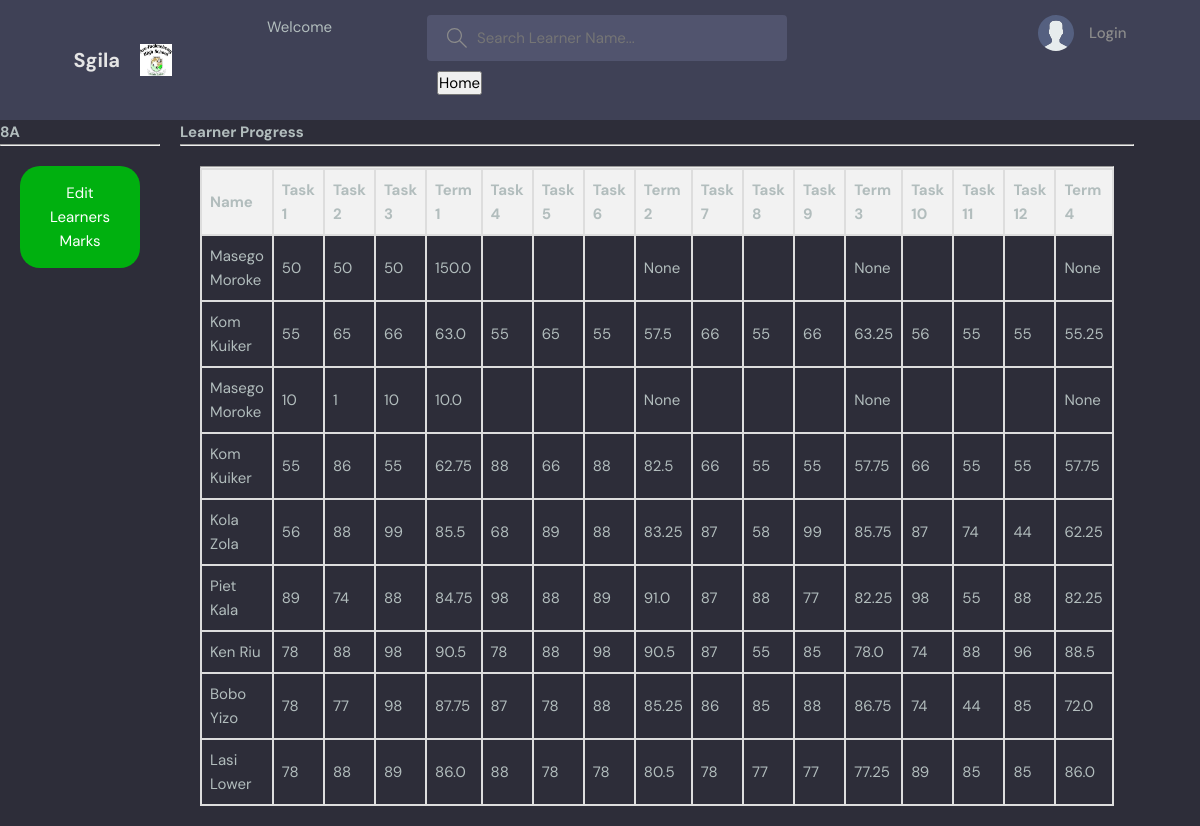
Page /classroom-name/23/ on the committed database.
### base/models.py (models this page shows, shortened)
class Classroom(models.Model):
    name = models.CharField(max_length=100, null=True)
    grade = models.ForeignKey('Grade', on_delete=models.CASCADE, null=True)
    teacher = models.ForeignKey(User, on_delete=models.CASCADE, null=True)
    subjects = models.ManyToManyField(Subject)

class Marks(models.Model):
    name = models.CharField(max_length=50, default='Unknown')  # Example default value
    task1 = models.CharField(max_length=50, null=True, default='')
    task2 = models.CharField(max_length=50, null=True, default='')
    task3 = models.CharField(max_length=50, null=True, default='')
    term = models.FloatField(null=True, default=None)
    task4 = models.CharField(max_length=50, null=True, default='')
    task5 = models.CharField(max_length=50, null=True, default='')
    task6 = models.CharField(max_length=50, null=True, default='')
    term2 = models.FloatField(null=True, default=None)
    task7 = models.CharField(max_length=50, null=True, default='')
    task8 = models.CharField(max_length=50, null=True, default='')
    task9 = models.CharField(max_length=50, null=True, default='')
    term3 = models.FloatField(null=True, default=None)
    task10 = models.CharField(max_length=50, null=True, default='')
    task11 = models.CharField(max_length=50, null=True, default='')
    task12 = models.CharField(max_length=50, null=True, default='')
    term4 = models.FloatField(null=True, default=None)
    learner = models.ForeignKey(Learner, on_delete=models.CASCADE, related_name='marks', null=True)
    subject = models.ForeignKey(Subject, on_delete=models.SET_NULL, null=True)

class Learner(models.Model):
    GENDER_CHOICES = (
        ('M', 'Male'),
        ('F', 'Female'),
    )
    name = models.CharField(max_length=100)
    surname = models.CharField(max_length=100)
    gender = models.CharField(max_length=1, choices=GENDER_CHOICES, null=True)
    gradeName = models.ForeignKey('Grade', on_delete=models.SET_NULL, null=True)
    classroomName = models.ForeignKey('Classroom', on_delete=models.SET_NULL, null=True)
    subjects = models.ManyToManyField('Subject')  # Many-to-many relationship with Subject
    parent = models.ForeignKey(User,on_delete=models.SET_NULL, null=True)

### base/views.py (the view)
# urls.py: path('classroom-name/<str:pk>/', views.classroom, name="classroom-name"),
def classroom(request, pk):
    classroom = get_object_or_404(Classroom, id=pk)
    subjects = Subject.objects.filter(gradeName=classroom.grade)
    learners = Learner.objects.filter(classroomName=classroom)
    marks = Marks.objects.filter(learner__in=learners, subject__in=subjects)
    context = {'subjects': subjects, 'learners': learners, 'classroom': classroom,'marks':marks}
    return render(request, 'base/classroom.html', context)

### base/templates/base/classroom.html (shortened to what this page needs)
{% extends 'main.html' %}
{% block content %}
<div class="home-container">
    <div class="grades-column">
        <h1>{{classroom.name}}</h1>
        <hr>
        <div style="padding: 20px;">
            <a href="{% url 'update-marks' pk=subjects.0.id %}" class="button">Edit Learners Marks</a>
        </div>
    </div>
    <div class="other-content-column">
        <h1>Learner Progress</h1>
        <hr>
        <div style="padding: 20px">
            <hr>
            <table>
                <thead>
                    <tr>
                        <th>Name</th>
                        <th>Task 1</th>
                        <th>Task 2</th>
                        <th>Task 3</th>
                        <th>Term 1</th>
                        <th>Task 4</th>
                        <th>Task 5</th>
                        <th>Task 6</th>
                        <th>Term 2</th>
                        <th>Task 7</th>
                        <th>Task 8</th>
                        <th>Task 9</th>
                        <th>Term 3</th>
                        <th>Task 10</th>
                        <th>Task 11</th>
                        <th>Task 12</th>
                        <th>Term 4</th>
                    </tr>
                </thead>
                <tbody>
                    {% for mark in marks %}
                    <tr>
                        <td>{{ mark.learner.name }} {{ mark.learner.surname }}</td>
                        <td>{{ mark.task1 }}</td>
                        <td>{{ mark.task2 }}</td>
                        <td>{{ mark.task3 }}</td>
                        <td>{{ mark.term }}</td>
                        <td>{{ mark.task4 }}</td>
                        <td>{{ mark.task5 }}</td>
                        <td>{{ mark.task6 }}</td>
                        <td>{{ mark.term2 }}</td>
                        <td>{{ mark.task7 }}</td>
                        <td>{{ mark.task8 }}</td>
                        <td>{{ mark.task9 }}</td>
                        <td>{{ mark.term3 }}</td>
                        <td>{{ mark.task10 }}</td>
                        <td>{{ mark.task11 }}</td>
                        <td>{{ mark.task12 }}</td>
                        <td>{{ mark.term4 }}</td>
                    </tr>
                    {% endfor %}
                </tbody>
            </table>
        </div>
    </div>
    <div class="third-column">
    </div>
</div>
{% endblock %}

### static/styles/style.css (style rules this page uses)
:root { --color-main: #71c6dd; --color-main-light: #e1f6fb; --color-dark: #3f4156; --color-dark-medium: #51546e; --color-dark-light: #696d97; --color-light: #e5e5e5; --color-gray: #8b8b8b; --color-light-gray: #b2bdbd; --color-bg: #2d2d39; --color-success: #5dd693; --color-error: #fc4b0b; }
* { font-family: "DM Sans", -apple-system, BlinkMacSystemFont, "Segoe UI", Roboto, Oxygen, Ubuntu, Cantarell, "Open Sans", "Helvetica Neue", sans-serif; margin: 0; padding: 0; box-sizing: border-box; text-rendering: optimizeLegibility; font-size: inherit; }
html { font-size: 56.25%; }
@media only screen and (min-width: 1200px) { html { font-size: 62.5%; } }
body { line-height: 1.6; font-weight: 400; font-size: 1.5rem; color: var(--color-light-gray); background-color: var(--color-bg); min-height: 100vh; }
a { display: inline-block; color: var(--color-main); text-decoration: none; }

### base/templates/base/classroom.html (style rules this page uses)
.home-container { width: 100%; display: grid; grid-template-columns: 1fr 3fr 1fr; grid-column-gap: 20px; }
.grades-column { grid-column: 1; }
.other-content-column { grid-column: 2; }
.third-column { grid-column: 3; }
table { width: 100%; border-collapse: collapse; }
.button { display: block; padding: 15px 30px; background-color: #00b00f; color: #ffffff; text-decoration: none; border-radius: 20px; transition: background-color 0.3s ease; text-align: center; }
th, td { border: 2px solid #ddd; padding: 8px; text-align: left; }
th { background-color: #f2f2f2; }

### rows in the picture
Classroom: name "8A"
Marks: learner.name "Masego", learner.surname "Moroke", task1 "50", task2 "50", task3 "50", term "150.0", term2 "None", term3 "None", term4 "None"
Marks: learner.name "Kom", learner.surname "Kuiker", task1 "55", task2 "65", task3 "66", term "63.0", task4 "55", task5 "65", task6 "55", term2 "57.5", task7 "66", task8 "55", task9 "66", term3 "63.25", task10 "56", task11 "55", task12 "55", term4 "55.25"
Marks: learner.name "Masego", learner.surname "Moroke", task1 "10", task2 "1", task3 "10", term "10.0", term2 "None", term3 "None", term4 "None"
Marks: learner.name "Kom", learner.surname "Kuiker", task1 "55", task2 "86", task3 "55", term "62.75", task4 "88", task5 "66", task6 "88", term2 "82.5", task7 "66", task8 "55", task9 "55", term3 "57.75", task10 "66", task11 "55", task12 "55", term4 "57.75"
Marks: learner.name "Kola", learner.surname "Zola", task1 "56", task2 "88", task3 "99", term "85.5", task4 "68", task5 "89", task6 "88", term2 "83.25", task7 "87", task8 "58", task9 "99", term3 "85.75", task10 "87", task11 "74", task12 "44", term4 "62.25"
Marks: learner.name "Piet", learner.surname "Kala", task1 "89", task2 "74", task3 "88", term "84.75", task4 "98", task5 "88", task6 "89", term2 "91.0", task7 "87", task8 "88", task9 "77", term3 "82.25", task10 "98", task11 "55", task12 "88", term4 "82.25"
Marks: learner.name "Ken", learner.surname "Riu", task1 "78", task2 "88", task3 "98", term "90.5", task4 "78", task5 "88", task6 "98", term2 "90.5", task7 "87", task8 "55", task9 "85", term3 "78.0", task10 "74", task11 "88", task12 "96", term4 "88.5"
Marks: learner.name "Bobo", learner.surname "Yizo", task1 "78", task2 "77", task3 "98", term "87.75", task4 "87", task5 "78", task6 "88", term2 "85.25", task7 "86", task8 "85", task9 "88", term3 "86.75", task10 "74", task11 "44", task12 "85", term4 "72.0"
Marks: learner.name "Lasi", learner.surname "Lower", task1 "78", task2 "88", task3 "89", term "86.0", task4 "88", task5 "78", task6 "78", term2 "80.5", task7 "78", task8 "77", task9 "77", term3 "77.25", task10 "89", task11 "85", task12 "85", term4 "86.0"
